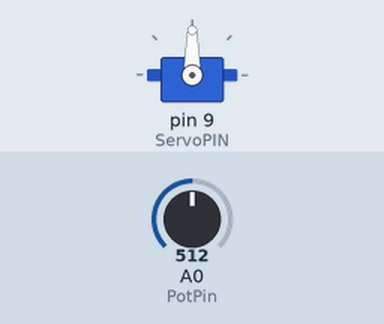
Simulated run of this sketch. Board: Arduino Uno, built with avr-gcc and run on an emulated ATmega328P. On the bench: servo. The inputs (shaded band) are chosen by the test bench; at power-on: A0 (PotPin) = 512.

Above: at 1.2 s.
1.3 s: A0 (PotPin) set to 716
At 1.7 s:
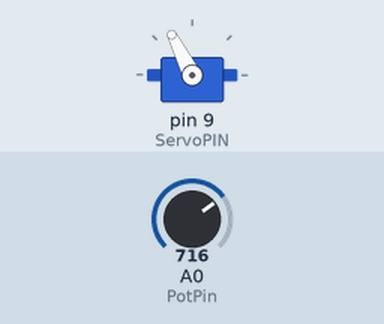
2.8 s: A0 (PotPin) set to 900
At 3.7 s:
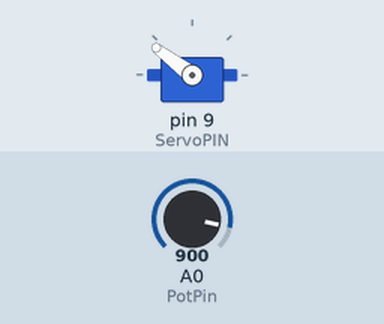
4.3 s: A0 (PotPin) set to 1023
At 5.3 s:
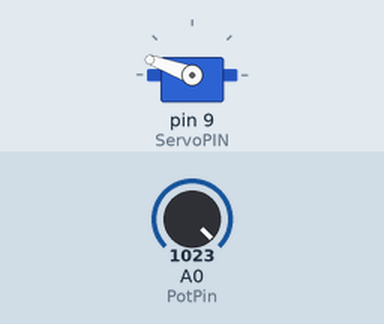
5.8 s: A0 (PotPin) set to 306
At 7.0 s:
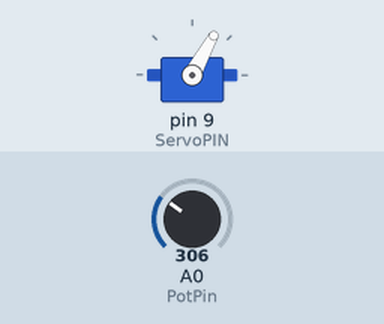
7.3 s: A0 (PotPin) set to 150
At 7.7 s:
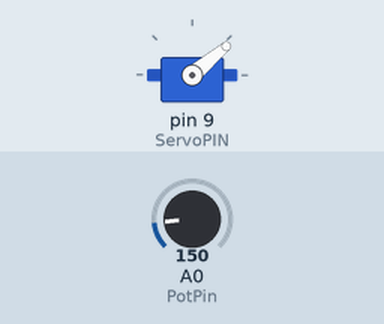
Timing chart, 0 to 9.8 s (numbered marks = the images above; inputs shaded):
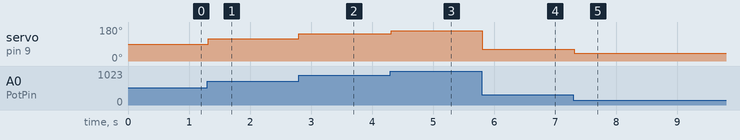

The sketch:

servo_pot_position.ino
```cpp
/* YourDuinoStarter Example: Servo Pot Position
 - Moves a Servomotor through a range of positions in response
   to the position of a Potentiometer attached to an Analog input.
 - SEE the comments after "//" on each line below
 - CONNECTIONS:
 - Potentiometer connected to +5, Gnd, YourDuino Analog input 0
 - Servo connector plugged on YourDuinoRobo1 port 9
   - If separate wires:
   - Servo Black to Gnd.
   - Servo Red or Orange (Center wire) to +5V
   - Servo White or Yellow to Signal (Pin 9)
 - V1.00 09/17/12
 Questions: terry@yourduino.com */

/*-----( Import needed libraries )-----*/
#include <Servo.h>  // Comes with Arduino IDE

/*-----( Declare Constants and Pin Numbers )-----*/
#define ServoPIN  9   // Can be changed 3,5,6,9,10,11
#define PotPin    A0  // Analog input 0 (zero)

#define ServoMIN  20  // Don't go to very end of servo travel
#define ServoMAX  160 // which may not be all the way from 0 to 180.

/*-----( Declare objects )-----*/
Servo myservo;  // create servo object to control a servo
// a maximum of eight servo objects can be created

/*-----( Declare Variables )-----*/
int PotValue;    // User moves the pot.
int Position;    // variable to store the servo position


void setup()   /****** SETUP: RUNS ONCE ******/
{
  myservo.attach(ServoPIN);  // attaches the servo on pin 9 to the servo object
}//--(end setup )---


void loop()   /****** LOOP: RUNS CONSTANTLY ******/
{
  PotValue  = analogRead(PotPin);  // Get the value as user moves pot
// scale it to use it with the servo (value between MIN and MAX)
  Position  = map(PotValue, 0, 1023, ServoMIN , ServoMAX);
  myservo.write(Position);         // tell servo to go to position
  delay(25);                      // wait for the servo to reach the position

}//--(end main loop )---

/*-----( Declare User-written Functions )-----*/
//none

//*********( THE END )***********
```

Measured:
- after the input at 1.3 s, servo on pin 9 (ServoPIN): 90° → 117° at once
- after the input at 2.8 s, servo on pin 9 (ServoPIN): 117° → 143° at once
- after the input at 4.3 s, servo on pin 9 (ServoPIN): 143° → 160° at once
- after the input at 5.8 s, servo on pin 9 (ServoPIN): 160° → 61° at once
- after the input at 7.3 s, servo on pin 9 (ServoPIN): 61° → 40° at once
